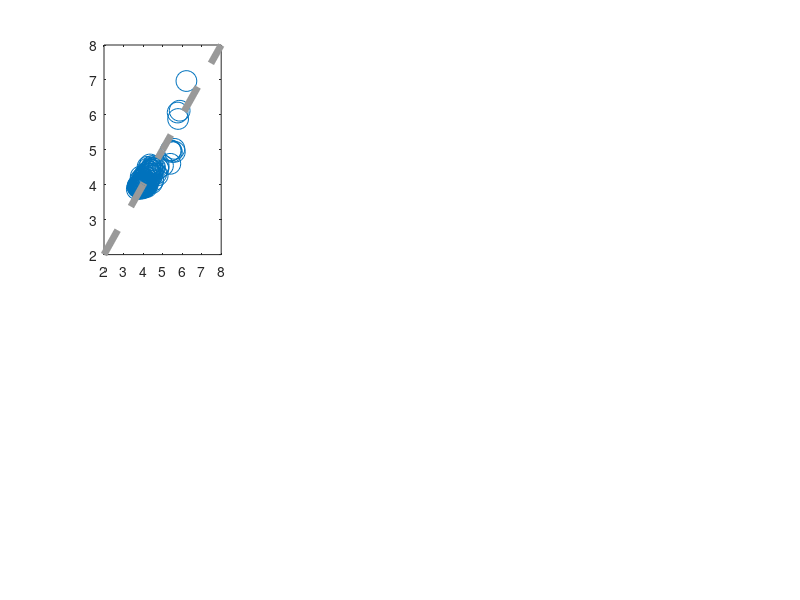

The MATLAB script that drew this image: (Note: this script raises an error after producing the figure.)
%%%%%%%%%%%%%%%%%%%%%%%%%%%%%%%%%%%%%%%%%%%%%%%%%%%%%%%%%%%%%%%%%%%%%%%%%%
% Codes for estimating lattice constant of ABX using PLSR and PCR. 
% Dataset can be seen in data_ABX.mat. Dataset contains experimental 
% lattice constant [C1], ionic radii [C2-C4], atomic number [C5-C7],
% electronegativity [C8-C10], and density [C11-C13].
%
% Output:
% estimated constant: yfitReg (OLSR), yfitPLS (PLSR), yfitPCR (PCR)
% estimation error: error_reg (OLSR), error_plsr (PLSR), error_pcr (PCR)
% variance explained: PctVar (PLSR), PctExpl (PCR)
%%%%%%%%%%%%%%%%%%%%%%%%%%%%%%%%%%%%%%%%%%%%%%%%%%%%%%%%%%%%%%%%%%%%%%%%%%

%% Load Data
load('data_ABX.mat')
y_train = data(:, 1);
X_train = data(:, 2:end);

%% Plot parameters
% comp2plot = number of components to consider for regression
n1 = size(X_train, 1);
fsize = 20; 
pcpair = 3;
comp2plot = 3:pcpair:12;
num2plot = size(comp2plot, 2);
f1 = figure( 'Units', 'normalized', 'Position', [0.1 0.25 1 1] );

%% OLS Regression
b = regress(y_train, X_train);
yfitReg = X_train*b;
error_reg = mean(abs((y_train - yfitReg) ./ y_train)*100);

%% Print and store results
fprintf('Regression = %0.4f\n', error_reg)
fprintf('No. of Comp \t PLS \t \t \t PCR\n')

for i = comp2plot
    %% PLSR
    [XL,~,~,~,betaPLS, PctVar, MSE] = plsregress(X_train,y_train,i);
    yfitPLS = [ones(n1,1) X_train]*betaPLS;
    
    %% PCR
    [PCALoadings,PCAScores,~,~,PctExpl] = pca(X_train);
    betaPCR = regress(y_train-mean(y_train), PCAScores(:,1:i));
    betaPCR = PCALoadings(:,1:i)*betaPCR;
    betaPCR = [mean(y_train) - mean(X_train)*betaPCR; betaPCR];
    yfitPCR = [ones(n1,1) X_train]*betaPCR;
    
    %% Estimation error and cumulative variance explained
    error_plsr = mean(abs((y_train - yfitPLS) ./ y_train)*100);
    error_pcr = mean(abs((y_train - yfitPCR) ./ y_train)*100);
    
    cumvar_plsr = 100*sum(PctVar(1,1:i));
    cumvar_pcr = sum(PctExpl(1:i));
    
    %% Print and plot results
    fprintf('%d \t \t PLS = %0.3f \t PCR = %0.3f\n',...
        i, error_plsr, error_pcr)
        
    figure(f1)
    subplot(2,num2plot, i/pcpair)
    pls_plot = plot(y_train, yfitPLS, 'o', 'MarkerSize', 15);
    hold on
    eb_l = plot(2:8, 2:8, '--', 'Color', [0.6 0.6 0.6], 'LineWidth', 5);
    uistack(eb_l, 'bottom')
    title({['PLSR: ', num2str(i), ' Comp'],...
        sprintf('Error: %0.4f%%' , error_plsr),...
        sprintf('CumVar: %0.4f%%' , cumvar_plsr)})
    xlabel('Experimental Value')
    ylabel('Estimated Value')
    ylim([3 7])
    set(gca, 'ytick', 3:7, 'FontSize', fsize)
    
    subplot(2,num2plot, (i/pcpair)+num2plot)
    plot(y_train, yfitPCR, 'o', 'MarkerSize', 15);
    hold on
    eb_l = plot(2:8, 2:8, '--', 'Color', [0.6 0.6 0.6], 'LineWidth', 5);
    uistack(eb_l, 'bottom')
    title({['PCR: ', num2str(i), ' Comp'],...
        sprintf('Error: %0.4f%%' , error_pcr),...
        sprintf('CumVar: %0.4f%%' , cumvar_pcr)})
    xlabel('Experimental Value')
    ylabel('Estimated Value')
    ylim([3 7])
    set(gca, 'ytick', 3:7, 'FontSize', fsize)
    
    %% Plot loadings for regression with i=9 components
    if i == 9
        f2 = figure( 'Units', 'normalized', 'Position', [0.1 0.25 1 1] );
        for pci = 1:i
            subplot(1,i,pci)
            imagesc(abs(XL(:, pci)))
            set(gca, 'ytick', 1:12, 'yticklabel', {'r_A', 'r_B', 'r_X',...
                '\chi_A', '\chi_B', '\chi_X',...
                'Z_A', 'Z_B', 'Z_X', '\rho_A', '\rho_B', '\rho_X'}, ...
                'xtick', 1, 'xticklabel', ['Comp ', num2str(pci)],...
                'FontSize', fsize)
            title({'[PLSR]', 'Var Exp:',...
                sprintf('%0.2f%%' , PctVar(1, pci)*100)})
            
            % print loading values in plot
            textStrings = num2str(XL(:, pci), '%0.2f');
            textStrings = strtrim(cellstr(textStrings));
            [xplot, yplot] = meshgrid(1, 1:12);
            hStrings = text(xplot(:), yplot(:), textStrings(:),...
                'HorizontalAlignment', 'center', 'FontSize', fsize);
            
        end
        
        f3 = figure( 'Units', 'normalized', 'Position', [0.1 0.25 1 1] );
        for pci = 1:i
            subplot(1,i,pci)
            imagesc(abs(PCALoadings(:, pci)))
            set(gca, 'ytick', 1:12, 'yticklabel', {'r_A', 'r_B', 'r_X',...
                '\chi_A', '\chi_B', '\chi_X',...
                'Z_A', 'Z_B', 'Z_X', '\rho_A', '\rho_B', '\rho_X'}, ...
                'xtick', 1, 'xticklabel', ['Comp ', num2str(pci)],...
                'FontSize', fsize)
            title({'[PCR]', 'Var Exp:',...
                sprintf('%0.2f%%' , PctExpl(pci))})
            
            % print loading values in plot
            textStrings = num2str(PCALoadings(:, pci), '%0.2f');
            textStrings = strtrim(cellstr(textStrings));
            [xplot, yplot] = meshgrid(1, 1:12);
            hStrings = text(xplot(:), yplot(:), textStrings(:),...
                'HorizontalAlignment', 'center', 'FontSize', fsize);
        end
    end
end